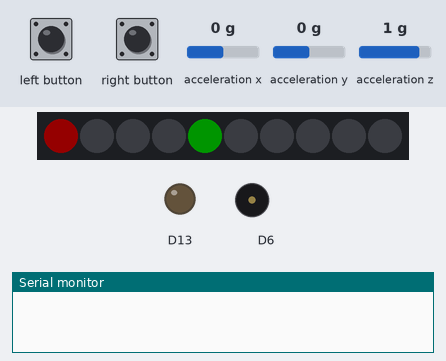
A sketch run on a simulated Adafruit Circuit Playground Express. On the bench: 10 RGB LEDs in strip order, left to right, output pins drawn as LEDs (lit = HIGH), buzzer (waves = sounding), the last lines printed to the serial monitor. Inputs (shaded band) come from the test bench; at power-on: acceleration x 0 g, acceleration z 1 g, acceleration y 0 g. Dim RGB values are drawn brighter than linear; random numbers use the default seed unless the sketch sets one.

Above: at 1.2 s.
1.3 s: right button pressed for 0.15 s
At 2.5 s:
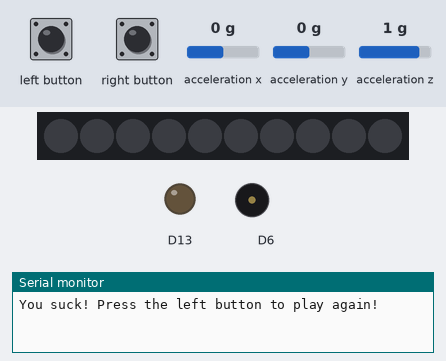
3.3 s: left button pressed for 0.15 s
At 3.47 s:
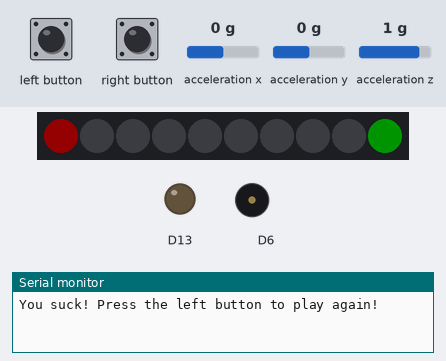
4.0 s: acceleration x set to -1.4 g
At 4.39 s:
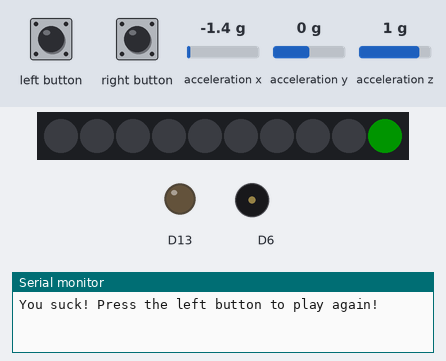
7.0 s: acceleration z set to 1.4 g
At 7.35 s:
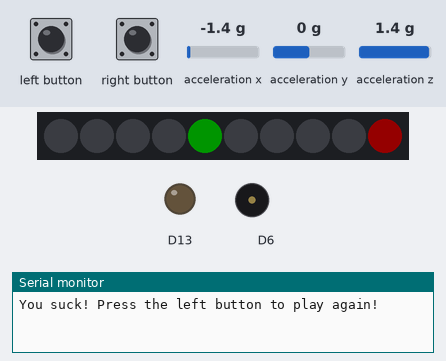
8.6 s: acceleration y set to -1.4 g
At 8.95 s:
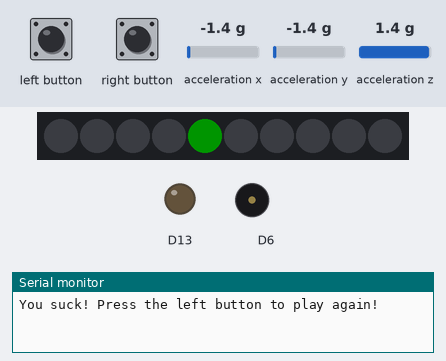
13.4 s: acceleration x set to 0 g
At 13.75 s:
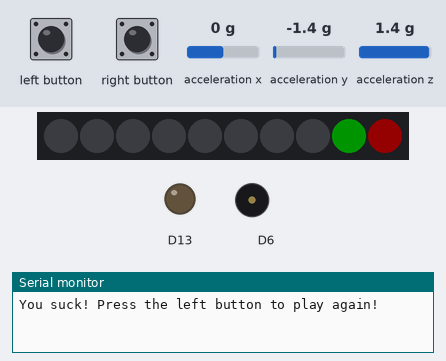
Timing chart, 0 to 16.0 s (numbered marks = the images above; inputs shaded):
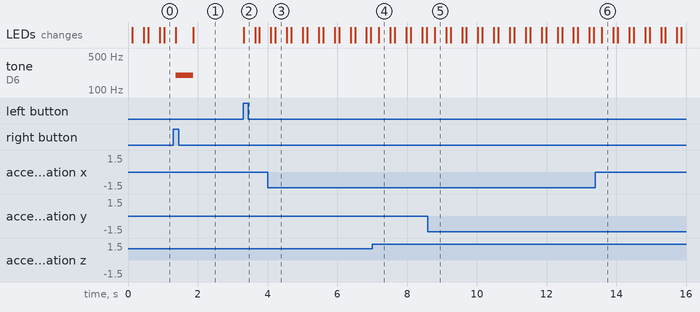

The sketch:

tiltGame2.ino
```cpp
#include <Adafruit_CircuitPlayground.h>
#include <AsyncDelay.h>

float X, Y, Z, totalAccel;

int targetPosition, score = 0;

volatile bool gameActive = true;

double roll = 0.00, pitch = 0.00;

AsyncDelay delay2s;

void setup() {
  Serial.begin(9600);
  CircuitPlayground.begin();
  CircuitPlayground.setAccelRange(LIS3DH_RANGE_8_G);
  randomSeed(analogRead(0));
  delay2s.start(5000, AsyncDelay::MILLIS);
}

void loop() {

  if(CircuitPlayground.leftButton() && gameActive == false){ // Turns the game back on once you fail
    gameActive = true;
  }

  if(gameActive == true){

    targetPosition = random(0, 10);

  while (!delay2s.isExpired()){ // Game runs whenever the timer has not expired

  X = 0; // Code block takes inputs from the accelerometer to sense tilt
  Y = 0;
  Z = 0;
  for (int i=0; i<10; i++) {
    X += CircuitPlayground.motionX();
    Y += CircuitPlayground.motionY();
    Z += CircuitPlayground.motionZ();
    delay(1);
  }

  double x_Buff = X; // Code adapted from https://wiki.dfrobot.com/How_to_Use_a_Three-Axis_Accelerometer_for_Tilt_Sensing
  double y_Buff = Y; // Used to compute the roll and pitch of the board for tilt sensing
  double z_Buff = Z;
  roll = atan2(y_Buff , z_Buff) * 57.3;
  pitch = atan2((- x_Buff) , sqrt(y_Buff * y_Buff + z_Buff * z_Buff)) * 57.3;

  totalAccel = (int) sqrt(roll*roll + pitch*pitch); // Finds the magnitude of pitch and roll to result in the tilt of the board
  totalAccel = map(totalAccel, 0, 50, 0, 10); // Maps tilt from incoming values to a value 0 to 10

  CircuitPlayground.setPixelColor(totalAccel, 255, 0, 0); // Initializes a red light corresponding to the mapped total acceleration/tilt
  CircuitPlayground.setPixelColor(targetPosition, 0, 255, 0); // Initializes a green light at a random location
  delay(100); // Checks each parameter every 100 ms
  CircuitPlayground.clearPixels();

    if (CircuitPlayground.rightButton() && totalAccel == targetPosition){

      for (int i = 0; i < 10; i++) { // Sets the entire board to a green light and plays a tone if the player successfully lines up the green and red light
        CircuitPlayground.setPixelColor(i, 0, 255, 0);
      }

      score += 1; // Adds 1 to the score each time a successful round is made
      Serial.println("Score: ");
      Serial.println(score);
      CircuitPlayground.playTone(1000, 500);

      if(score == 20){ // If the player reaches 20 score, they win. The game then stops until they decide to play again
        Serial.println("You win! Press the left button to play again!");
        gameActive = false;
        delay2s.expire();
        break;
      }

      delay2s.expire();

    } else if (CircuitPlayground.rightButton() && totalAccel != targetPosition){ // If the player times the button press incorrectly, the game stops.

      for (int i = 0; i < 10; i++) {
        CircuitPlayground.setPixelColor(i, 255, 0, 0);
      }
      CircuitPlayground.playTone(200, 500);
      CircuitPlayground.clearPixels();

      score = 0; // Resets the score to 0
      Serial.println("You suck! Press the left button to play again!");
      gameActive = false;
      delay2s.expire();
      break;
    }

  }

  }

  if(delay2s.isExpired()) // Restarts the delay once it expires in order to change the position of the green light.
    delay2s.restart();

}
```

Measured:
- after the input at 1.3 s, tone on D6: silent → 200 Hz after 0.07 s, → silent 0.50 s later
- after the input at 3.3 s, the LEDs: change at once (image 2)
